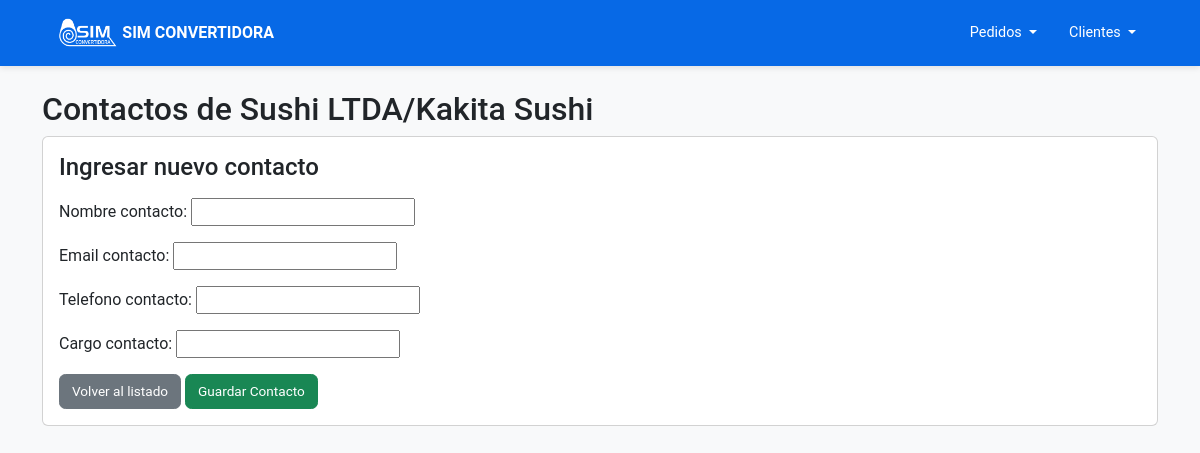
Page /clientes/contacto/nuevo/1/ on the committed database.
### Clientes/models.py (models this page shows, shortened)
class Cliente(models.Model):
    cod_cliente = models.CharField(max_length=20, unique=True)
    razon_social_cliente = models.CharField(max_length=100)
    nombre_fantasia_cliente = models.CharField(max_length=100)
    rut_cliente = models.CharField(max_length=12, unique=True)

### Clientes/views.py (the view)
# urls.py: path("contacto/nuevo/<int:cliente_id>/", views.ingresar_contacto, name="ingresar_contacto"),
def ingresar_contacto(request, cliente_id):
    cliente = get_object_or_404(Cliente, id=cliente_id)
    contactos = ContactoCliente.objects.filter(cliente=cliente)
    if request.method == "POST":
        form = ContactoClienteForm(request.POST)
        if form.is_valid():
            contacto = form.save(commit=False)
            contacto.cliente = cliente
            contacto.save()
            return redirect("clientes:ingresar_contacto", cliente_id=cliente.id)
    else:
        form = ContactoClienteForm()
    return render(request, "clientes/ingresar_contacto.html", {
        "form": form,
        "cliente": cliente,
        "contactos": contactos
    })

### Clientes/forms.py
class ContactoClienteForm(forms.ModelForm):
    class Meta:
        model = ContactoCliente
        exclude = ["cliente"]

### templates/Clientes/ingresar_contacto.html (shortened to what this page needs)
{% extends 'Home/base.html' %}
{% load static %}
{% block content %}
<div class="container py-4">
    <h2>Contactos de {{ cliente.razon_social_cliente }}/{{ cliente.nombre_fantasia_cliente }}</h2>
    <div class="card p-3 mb-4">
        <h4 class="mb-3">Ingresar nuevo contacto</h4>
        <form method="post">
            {{ form.as_p }}
            <div class="mt-3">
                <a href="{% url 'clientes:listar_clientes' %}" class="btn btn-secondary">Volver al listado</a>
                <button type="submit" class="btn btn-success">Guardar Contacto</button>
            </div>
        </form>
    </div>
</div>
{% endblock %}

### static/css/home/navbar.css (style rules this page uses)
* { margin: 0; padding: 0; box-sizing: border-box; }
body { background-color: #f8f9fa; font-family: 'Roboto', sans-serif; }
.btn { border-radius: 0.4rem; font-size: 0.85rem; transition: all 0.2s ease-in-out; }

### rows in the picture
Cliente: razon_social_cliente "Sushi LTDA", nombre_fantasia_cliente "Kakita Sushi"
